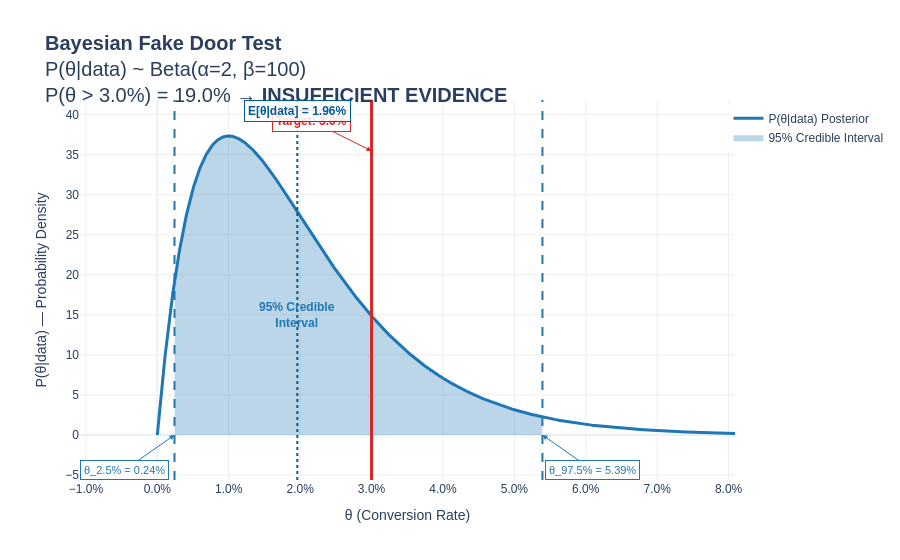

Notebook cell for this chart:
### Code cell
import numpy as np
import plotly.graph_objects as go
from scipy.stats import beta

def run_interactive_fake_door_nice_blue(visitors, conversions, target_cvr):
    # 1. Bayesian Update (The Math)
    prior_alpha = 1
    prior_beta = 1
    
    post_alpha = prior_alpha + conversions
    post_beta = prior_beta + (visitors - conversions)
    
    # 2. Calculate Statistics
    mean_rate = post_alpha / (post_alpha + post_beta)
    
    # Calculate 95% Credible Interval
    ci_lower = beta.ppf(0.025, post_alpha, post_beta) 
    ci_upper = beta.ppf(0.975, post_alpha, post_beta) 
    
    # Decision: Three-way verdict using both tails
    prob_above_target = 1 - beta.cdf(target_cvr, post_alpha, post_beta)
    prob_below_target = beta.cdf(target_cvr, post_alpha, post_beta)
    cdf_value = beta.cdf(target_cvr, post_alpha, post_beta)

    if prob_above_target >= 0.95:
        verdict = "続行"
        verdict_en = "PROCEED"
        verdict_explanation = f"P(θ>{target_cvr:.1%}) = {prob_above_target:.1%} ≥ 95% → 目標を超えている証拠が十分"
    elif prob_below_target >= 0.95:
        verdict = "中止"
        verdict_en = "STOP"
        verdict_explanation = f"P(θ<{target_cvr:.1%}) = {prob_below_target:.1%} ≥ 95% → 目標を下回っている証拠が十分"
    else:
        verdict = "証拠不十分"
        verdict_en = "INSUFFICIENT EVIDENCE"
        verdict_explanation = f"P(θ>{target_cvr:.1%}) = {prob_above_target:.1%}, P(θ<{target_cvr:.1%}) = {prob_below_target:.1%} → どちらも95%未満"

    # 3. Print Summary
    print(f"--- フェイクドアテスト ---")
    print(f"手法   : ベイズ推定 ベータ二択分布 モデル）")
    print(f"         Beta = CVRのような確率の分布を表す型。")
    print(f"         Binomial = 「成功 or 失敗」の試行を繰り返すデータの型。")
    print(f"         → 訪問者が「CVするかしないか」のデータ(二択)から、")
    print(f"           真のCVRの確率分布(Beta)を推定するモデル。")
    print(f"         事前分布を無情報（一様分布）とし、観測データから")
    print(f"         真のCVRに対する信念を更新する。")
    print(f"KPI    : コンバージョン率（CVR）")
    print(f"目標   : 事業成立ライン {target_cvr:.1%}")
    print(f"-" * 45)
    print(f"実績   : {visitors}人中 {conversions}人がCV（実測CVR: {conversions/visitors:.2%}）")
    print(f"推定CVR: E[θ|data] = α/(α+β) = {post_alpha}/({post_alpha}+{post_beta}) = {mean_rate:.2%}")
    print(f"         （事後分布の期待値 = このデータから推定される、本来のCVR）")
    print(f"95%信用区間: [{ci_lower:.2%}, {ci_upper:.2%}]")
    print(f"P(θ>{target_cvr:.1%}) = 1 - CDF_Beta({target_cvr}, α={post_alpha}, β={post_beta}) = 1 - {cdf_value:.4f} = {prob_above_target:.1%}")
    print(f"         （事後分布で目標を超える確率 = 本来のCVRが{target_cvr:.1%}以上である確率）")
    print(f"P(θ<{target_cvr:.1%}) = CDF_Beta({target_cvr}, α={post_alpha}, β={post_beta}) = {cdf_value:.4f} = {prob_below_target:.1%}")
    print(f"         （事後分布で目標を下回る確率 = 本来のCVRが{target_cvr:.1%}未満である確率）")
    print(f"判定   : {verdict_explanation}")
    print(f"         → {verdict}")
    print(f"-" * 45)
    print()
    
    # 4. Generate Data for Plotting
    x_max = max(mean_rate * 3, target_cvr * 2, ci_upper * 1.5)
    x = np.linspace(0, x_max, 2000)
    y = beta.pdf(x, post_alpha, post_beta)
    y_max = max(y)
    
    # 5. Create Interactive Plotly Graph
    fig = go.Figure()

    # Define Theme Colors
    primary_blue = '#1f77b4'
    fill_blue = 'rgba(31, 119, 180, 0.3)'

    # A. The Main Curve
    fig.add_trace(go.Scatter(
        x=x, y=y,
        mode='lines',
        name='P(θ|data) Posterior',
        line=dict(color=primary_blue, width=3)
    ))

    # B. The Highlighted 95% Confidence Area
    mask = (x >= ci_lower) & (x <= ci_upper)
    fig.add_trace(go.Scatter(
        x=x[mask], y=y[mask],
        mode='lines',
        fill='tozeroy', 
        name='95% Credible Interval',
        line=dict(width=0),
        fillcolor=fill_blue
    ))

    # C. Vertical Lines (without built-in annotations to avoid overlap)
    fig.add_vline(x=target_cvr, line_width=3, line_dash="solid", line_color="#d62728")
    fig.add_vline(x=ci_lower, line_width=2, line_dash="dash", line_color=primary_blue)
    fig.add_vline(x=ci_upper, line_width=2, line_dash="dash", line_color=primary_blue)
    fig.add_vline(x=mean_rate, line_width=2, line_dash="dot", line_color="#005b96")

    # D. Annotations with explicit positions to avoid overlap
    # Target label
    fig.add_annotation(
        x=target_cvr, y=y_max * 0.95,
        text=f"Target: {target_cvr:.1%}",
        showarrow=True, arrowhead=2, arrowcolor="#d62728",
        ax=-60, ay=-30,
        font=dict(color="#d62728", size=12, weight='bold'),
        bgcolor="rgba(255,255,255,0.85)", bordercolor="#d62728", borderwidth=1, borderpad=3
    )

    # Mean label - E[θ|data]
    fig.add_annotation(
        x=mean_rate, y=y_max * 1.05,
        text=f"E[θ|data] = {mean_rate:.2%}",
        showarrow=False, yshift=10,
        font=dict(color="#005b96", size=12, weight='bold'),
        bgcolor="rgba(255,255,255,0.85)", bordercolor="#005b96", borderwidth=1, borderpad=3
    )

    # Lower bound label - 2.5th percentile of posterior θ
    fig.add_annotation(
        x=ci_lower, y=0,
        text=f"θ_2.5% = {ci_lower:.2%}",
        showarrow=True, arrowhead=2, arrowcolor=primary_blue,
        ax=-50, ay=35,
        font=dict(color=primary_blue, size=11),
        bgcolor="rgba(255,255,255,0.85)", bordercolor=primary_blue, borderwidth=1, borderpad=3
    )

    # Upper bound label - 97.5th percentile of posterior θ
    fig.add_annotation(
        x=ci_upper, y=0,
        text=f"θ_97.5% = {ci_upper:.2%}",
        showarrow=True, arrowhead=2, arrowcolor=primary_blue,
        ax=50, ay=35,
        font=dict(color=primary_blue, size=11),
        bgcolor="rgba(255,255,255,0.85)", bordercolor=primary_blue, borderwidth=1, borderpad=3
    )

    # 95% CI label - center of the shaded area
    fig.add_annotation(
        x=mean_rate, y=y_max * 0.4,
        text="95% Credible<br>Interval",
        showarrow=False,
        font=dict(color=primary_blue, size=12, weight='bold')
    )

    # 6. Layout Formatting
    fig.update_layout(
        title=dict(
            text=f"<b>Bayesian Fake Door Test</b><br>"
                 f"P(θ|data) ~ Beta(α={post_alpha}, β={post_beta})<br>"
                 f"P(θ > {target_cvr:.1%}) = {prob_above_target:.1%} → <b>{verdict_en}</b>",
            font=dict(size=20)
        ),
        xaxis_title="θ (Conversion Rate)",
        yaxis_title="P(θ|data) — Probability Density",
        xaxis=dict(tickformat=".1%", showgrid=True, gridcolor='#eee'),
        yaxis=dict(showgrid=True, gridcolor='#eee'),
        template="plotly_white",
        showlegend=True,
        legend=dict(y=0.99, x=0.99, bgcolor="rgba(255,255,255,0.8)"),
        font=dict(family="Arial, sans-serif"),
        plot_bgcolor='rgba(0,0,0,0)'
    )

    fig.show()

# ==========================================
# ENTER YOUR DATA HERE & RUN
# ==========================================
run_interactive_fake_door_nice_blue(visitors=100, conversions=1, target_cvr=0.03)

### Figure 1 — Plotly figure (JSON) as saved in the notebook; plotly's stock layout.template omitted (floating-point values rounded to 4 significant figures; data arrays with more than 128 entries replaced by an {"elided": "..."} marker saying what was removed)
{"data": [{"line": {"color": "#1f77b4", "width": 3}, "mode": "lines", "name": "P(θ|data) Posterior", "type": "scatter", "x": {"elided": "2000 float values"}, "y": {"elided": "2000 float values"}}, {"fill": "tozeroy", "fillcolor": "rgba(31, 119, 180, 0.3)", "line": {"width": 0}, "mode": "lines", "name": "95% Credible Interval", "type": "scatter", "x": {"elided": "1273 float values"}, "y": {"elided": "1273 float values"}}], "layout": {"annotations": [{"arrowcolor": "#d62728", "arrowhead": 2, "ax": -60, "ay": -30, "bgcolor": "rgba(255,255,255,0.85)", "bordercolor": "#d62728", "borderpad": 3, "borderwidth": 1, "font": {"color": "#d62728", "size": 12, "weight": "bold"}, "showarrow": true, "text": "Target: 3.0%", "x": 0.03, "y": 35.48}, {"bgcolor": "rgba(255,255,255,0.85)", "bordercolor": "#005b96", "borderpad": 3, "borderwidth": 1, "font": {"color": "#005b96", "size": 12, "weight": "bold"}, "showarrow": false, "text": "E[θ|data] = 1.96%", "x": 0.01961, "y": 39.21, "yshift": 10}, {"arrowcolor": "#1f77b4", "arrowhead": 2, "ax": -50, "ay": 35, "bgcolor": "rgba(255,255,255,0.85)", "bordercolor": "#1f77b4", "borderpad": 3, "borderwidth": 1, "font": {"color": "#1f77b4", "size": 11}, "showarrow": true, "text": "θ_2.5% = 0.24%", "x": 0.002407, "y": 0}, {"arrowcolor": "#1f77b4", "arrowhead": 2, "ax": 50, "ay": 35, "bgcolor": "rgba(255,255,255,0.85)", "bordercolor": "#1f77b4", "borderpad": 3, "borderwidth": 1, "font": {"color": "#1f77b4", "size": 11}, "showarrow": true, "text": "θ_97.5% = 5.39%", "x": 0.05393, "y": 0}, {"font": {"color": "#1f77b4", "size": 12, "weight": "bold"}, "showarrow": false, "text": "95% Credible<br>Interval", "x": 0.01961, "y": 14.94}], "font": {"family": "Arial, sans-serif"}, "legend": {"bgcolor": "rgba(255,255,255,0.8)", "x": 0.99, "y": 0.99}, "plot_bgcolor": "rgba(0,0,0,0)", "shapes": [{"line": {"color": "#d62728", "dash": "solid", "width": 3}, "type": "line", "x0": 0.03, "x1": 0.03, "xref": "x", "y0": 0, "y1": 1, "yref": "y domain"}, {"line": {"color": "#1f77b4", "dash": "dash", "width": 2}, "type": "line", "x0": 0.002407, "x1": 0.002407, "xref": "x", "y0": 0, "y1": 1, "yref": "y domain"}, {"line": {"color": "#1f77b4", "dash": "dash", "width": 2}, "type": "line", "x0": 0.05393, "x1": 0.05393, "xref": "x", "y0": 0, "y1": 1, "yref": "y domain"}, {"line": {"color": "#005b96", "dash": "dot", "width": 2}, "type": "line", "x0": 0.01961, "x1": 0.01961, "xref": "x", "y0": 0, "y1": 1, "yref": "y domain"}], "showlegend": true, "title": {"font": {"size": 20}, "text": "<b>Bayesian Fake Door Test</b><br>P(θ|data) ~ Beta(α=2, β=100)<br>P(θ > 3.0%) = 19.0% → <b>INSUFFICIENT EVIDENCE</b>"}, "xaxis": {"gridcolor": "#eee", "showgrid": true, "tickformat": ".1%", "title": {"text": "θ (Conversion Rate)"}}, "yaxis": {"gridcolor": "#eee", "showgrid": true, "title": {"text": "P(θ|data) — Probability Density"}}}}
